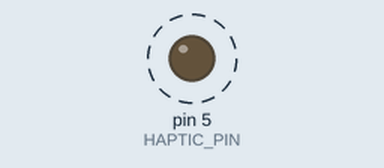
This sketch was run on a simulated Arduino Uno, built with avr-gcc and run on an emulated ATmega328P. Parts: output pins drawn as LEDs (lit = HIGH). Dashed ring = blinking.

Above: at 0.6 s.
Timing chart, 0 to 3.0 s (numbered marks = the images above):
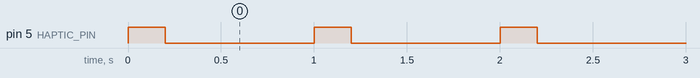

Measured:
- by itself, pin 5 (HAPTIC_PIN): alternates HIGH for 0.20 s and LOW for 0.80 s

The sketch:

06_HAPTIC_MOTOR_TEST.ino
```cpp
/* =============================================================================
   HAPTIC MOTOR TEST
   Hardware: Motor connected to D5
   Purpose : Test vibration motor feedback with short pulses
   =============================================================================
*/

#define HAPTIC_PIN 5

void setup() {
  pinMode(HAPTIC_PIN, OUTPUT);
}

void loop() {
  digitalWrite(HAPTIC_PIN, HIGH);  // Vibrate ON
  delay(200);
  digitalWrite(HAPTIC_PIN, LOW);   // Vibrate OFF
  delay(800);
}
```
